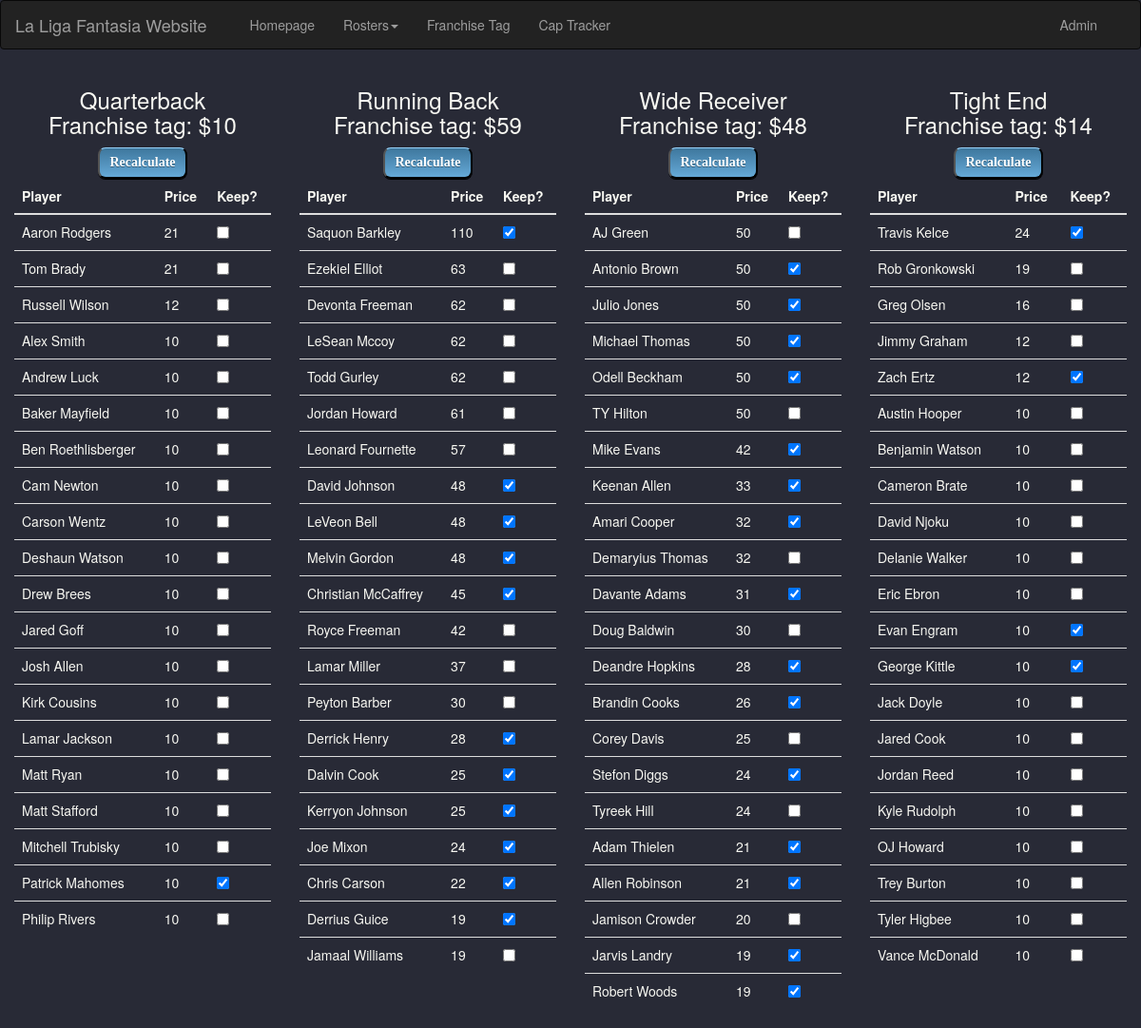
/franchise/, run on an earlier commit of the app's database.
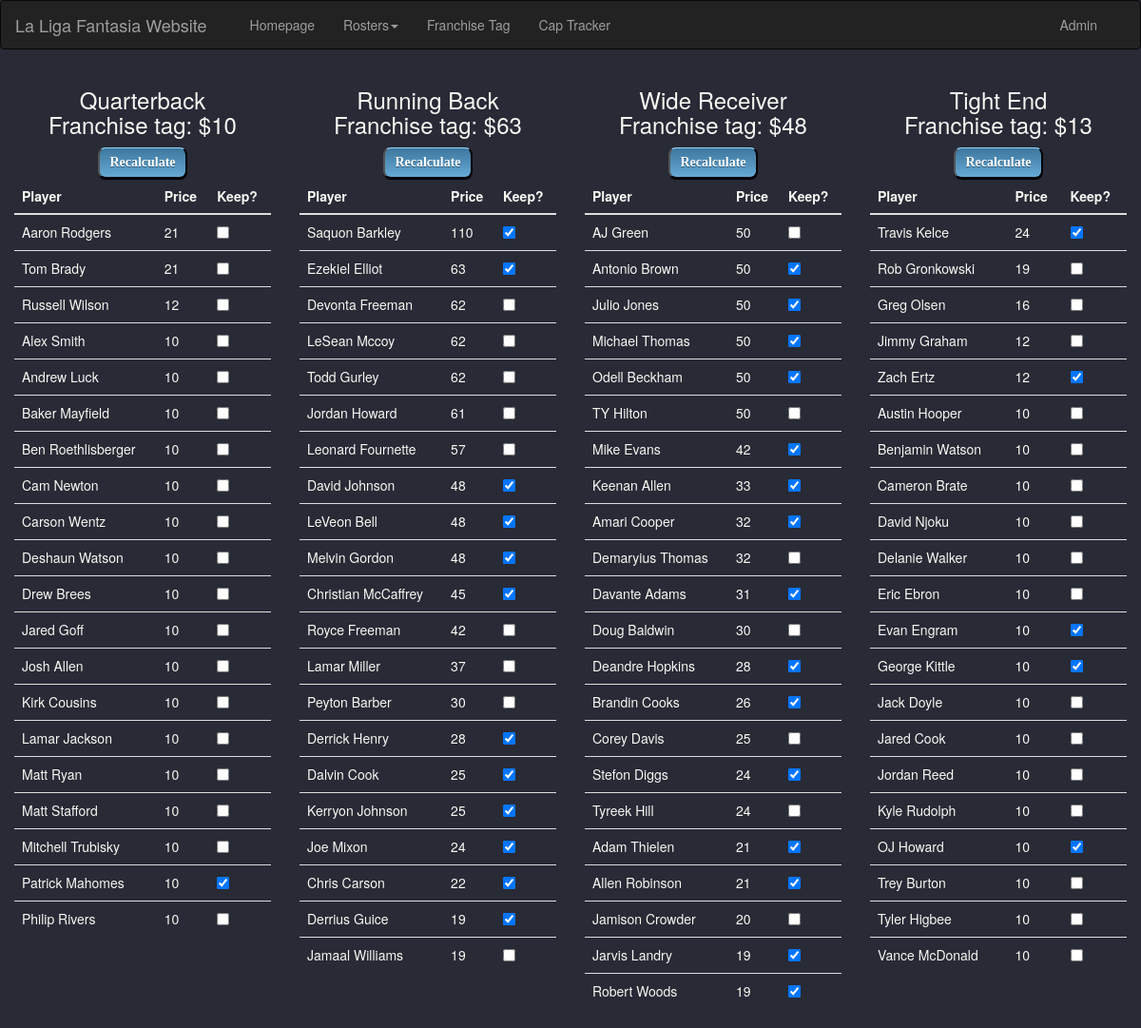
And on a later commit of the database.
### liga/models.py (models this page shows, shortened)
class Player(models.Model):
    name = models.CharField(max_length=30)
    price = models.IntegerField()
    position = models.CharField(max_length=3)
    kept = models.BooleanField()
    ftag = models.BooleanField(default=False)

### franchise/views.py (the view)
# urls.py: path('', views.franchise, name='index'),
def franchise(request):
    qb_list = get_list("QB")
    rb_list = get_list("RB")
    wr_list = get_list("WR")
    te_list = get_list("TE")
    tag_prices = []
    for i in range(4):
        tag_prices.append(Player.objects.filter(name__contains='Franchise').values('price')[i]['price'])
    context = {
        'qb_list': qb_list,
        'rb_list': rb_list,
        'wr_list': wr_list,
        'te_list': te_list,
        'tag_prices': tag_prices,
    }
    return render(request, 'franchise/franchise.html', context)

### franchise/views.py (called while the page is built)
def get_list(position):
    if position == "QB" or position == "TE":
        return Player.objects.filter(position=position).exclude(name__contains='Franchise').order_by('-price')
    else:
        return Player.objects.filter(position=position).exclude(name__contains='Franchise').filter(
            price__gte=19).order_by('-price')

### franchise/templates/franchise/franchise.html (shortened to what this page needs)
{% extends "liga/base.html" %}
{% block main_content %}
<div class="container-fluid">
    <div class="row">
        <form action="{% url 'franchise:update' 'QB' %}" method="post">
            <div class="col-xs-6 col-sm-6 col-md-3 col-lg-3">
                <h3>
                    <center> Quarterback
                        <br> Franchise tag: ${{tag_prices.0}}
                    </center>
                </h3>
                <center><input class="mybtn" type="submit" value="Recalculate"></center>
                <table class="table .table-sm">
                    <thead>
                    <tr>
                        <th scope="col">Player</th>
                        <th scope="col">Price</th>
                        <th scope="col">Keep?</th>
                    </tr>
                    </thead>
                    <tbody>
                    {% for qb in qb_list %}
                    <tr>
                        <td> {{qb.name}}</td>
                        <td> {{qb.price}}</td>
                        <td><input type="checkbox" name="item" id="qb{{ forloop.counter }}" value="{{ qb.id }}"
                                   {% if qb.kept %} checked {% endif %}>
                        </td>
                    </tr>
                    {% endfor %}
                    </tbody>
                </table>
            </div>
        </form>
        <form action="{% url 'franchise:update' 'RB' %}" method="post">
            <div class="col-xs-6 col-sm-6 col-md-3 col-lg-3">
                <h3>
                    <center> Running Back
                        <br> Franchise tag: ${{tag_prices.1}}
                    </center>
                </h3>
                <center><input class="mybtn" type="submit" value="Recalculate"></center>
                <table class="table .table-sm">
                    <thead>
                    <tr>
                        <th scope="col">Player</th>
                        <th scope="col">Price</th>
                        <th scope="col">Keep?</th>
                    </tr>
                    </thead>
                    <tbody>
                    {% for rb in rb_list %}
                    <tr>
                        <td> {{rb.name}}</td>
                        <td> {{rb.price}}</td>
                        <td><input type="checkbox" name="item" id="rb{{ forloop.counter }}" value="{{ rb.id }}"
                                   {% if rb.kept %} checked {% endif %}>
                        </td>
                    </tr>
                    {% endfor %}
                    </tbody>
                </table>
            </div>
        </form>
        <form action="{% url 'franchise:update' 'WR' %}" method="post">
            <div class="col-xs-6 col-sm-6 col-md-3 col-lg-3">
                <h3>
                    <center> Wide Receiver
                        <br> Franchise tag: ${{tag_prices.2}}
                    </center>
                </h3>
                <center><input class="mybtn" type="submit" value="Recalculate"></center>
                <table class="table .table-sm">
                    <thead>
                    <tr>
                        <th scope="col">Player</th>
                        <th scope="col">Price</th>
                        <th scope="col">Keep?</th>
                    </tr>
                    </thead>
                    <tbody>
                    {% for wr in wr_list %}
                    <tr>
                        <td> {{wr.name}}</td>
                        <td> {{wr.price}}</td>
                        <td><input type="checkbox" name="item" id="wr{{ forloop.counter }}" value="{{ wr.id }}"
                                   {% if wr.kept %} checked {% endif %}>
                        </td>
                    </tr>
                    {% endfor %}
                    </tbody>
                </table>
            </div>
        </form>
        <form action="{% url 'franchise:update' 'TE' %}" method="post">
            <div class="col-xs-6 col-sm-6 col-md-3 col-lg-3">
                <h3>
                    <center> Tight End
                        <br> Franchise tag: ${{tag_prices.3}}
                    </center>
                </h3>
                <center><input class="mybtn" type="submit" value="Recalculate"></center>
                <table class="table .table-sm">
                    <thead>
                    <tr>
                        <th scope="col">Player</th>
                        <th scope="col">Price</th>
                        <th scope="col">Keep?</th>
                    </tr>
                    </thead>
                    <tbody>
                    {% for te in te_list %}
                    <tr>
                        <td> {{te.name}}</td>
                        <td> {{te.price}}</td>
                        <td><input type="checkbox" name="item" id="te{{ forloop.counter }}" value="{{ te.id }}"
                                   {% if te.kept %} checked {% endif %}>
                        </td>
                    </tr>
                    {% endfor %}
                    </tbody>
                </table>
            </div>
        </form>
        <br>
    </div>
</div>
{% endblock main_content %}

### liga/templates/liga/base.html (shortened to what this page needs)
<!DOCTYPE html>
<html lang="en">
<head>
    {% include "liga/jquery_include.html" %}
    {% load static %}
    <link rel="stylesheet" type="text/css" href="{% static 'liga/style.css' %}">
</head>
<body>
{% include "liga/navbar.html" %}
{% block main_content %} {% endblock main_content %}
</body>
</html>

### liga/templates/liga/jquery_include.html (shortened to what this page needs)
<link rel="stylesheet" href="https://maxcdn.bootstrapcdn.com/bootstrap/3.4.0/css/bootstrap.min.css">

### liga/templates/liga/navbar.html (shortened to what this page needs)
<nav class="navbar navbar-inverse ">
  <div class="container-fluid">
    <div class="navbar-header">
      <a class="navbar-brand">La Liga Fantasia Website</a>
    </div>
    <ul class="nav navbar-nav collapse navbar-collapse">
      <li class="nav-item">
        <a class="nav-link" href="{% url 'liga:index' %}">Homepage</a>
      </li>
      <li class="dropdown"><a class="dropdown-toggle" data-toggle="dropdown" href="#">Rosters<span class="caret"></span></a>
      </li>
      <li class="nav-item">
        <a class="nav-link" href="{% url 'franchise:index' %}">Franchise Tag</a>
      </li>
      <li class="nav-item">
        <a class="nav-link" href="{% url 'captracker:captracker' %}">Cap Tracker</a>
      </li>
    </ul>
    <ul class="nav navbar-nav navbar-right collapse navbar-collapse">
      <li class="nav-item">
        <a class="nav-link" href="/admin">Admin</a>
      </li>
    </ul>
  </div>
</nav>

### liga/static/liga/style.css (style rules this page uses)
.mybtn { border-top: 1px solid #96d1f8; background: #65a9d7; background: -webkit-gradient(linear, left top, left bottom, from(#3e779d), to(#65a9d7)); background: -webkit-linear-gradient(top, #3e779d, #65a9d7); background: -moz-linear-gradient(top, #3e779d, #65a9d7); background: -ms-linear-gradient(top, #3e779d, #65a9d7); background: -o-linear-gradient(top, #3e779d, #65a9d7); padding: 5px 10px; -webkit-border-radius: 8px; -moz-border-radius: 8px; border-radius: 8px; -webkit-box-shadow: rgba(0,0,0,1) 0 1px 0; -moz-box-shadow: rgba(0,0,0,1) 0 1px 0; box-shadow: rgba(0,0,0,1) 0 1px 0; text-shadow: rgba(0,0,0,.4) 0 1px 0; color: white; font-size: 14px; font-family: Georgia, serif; text-decoration: none; vertical-align: middle; }
body { background-color: #282a36; color: #f8f8f2; }
input { font-size: 12px; font-family: sans-serif; font-weight: 700; color: #444; }
a { color: #46AAF9; }

What changed in the data, as far as the page shows it:
changed Player "Ezekiel Elliot": kept "☐" → "☑"
changed Player "OJ Howard": kept "☐" → "☑"
Also different on the page:
{{ tag_prices.1 }}: "59" → "63"
{{ tag_prices.3 }}: "14" → "13"
